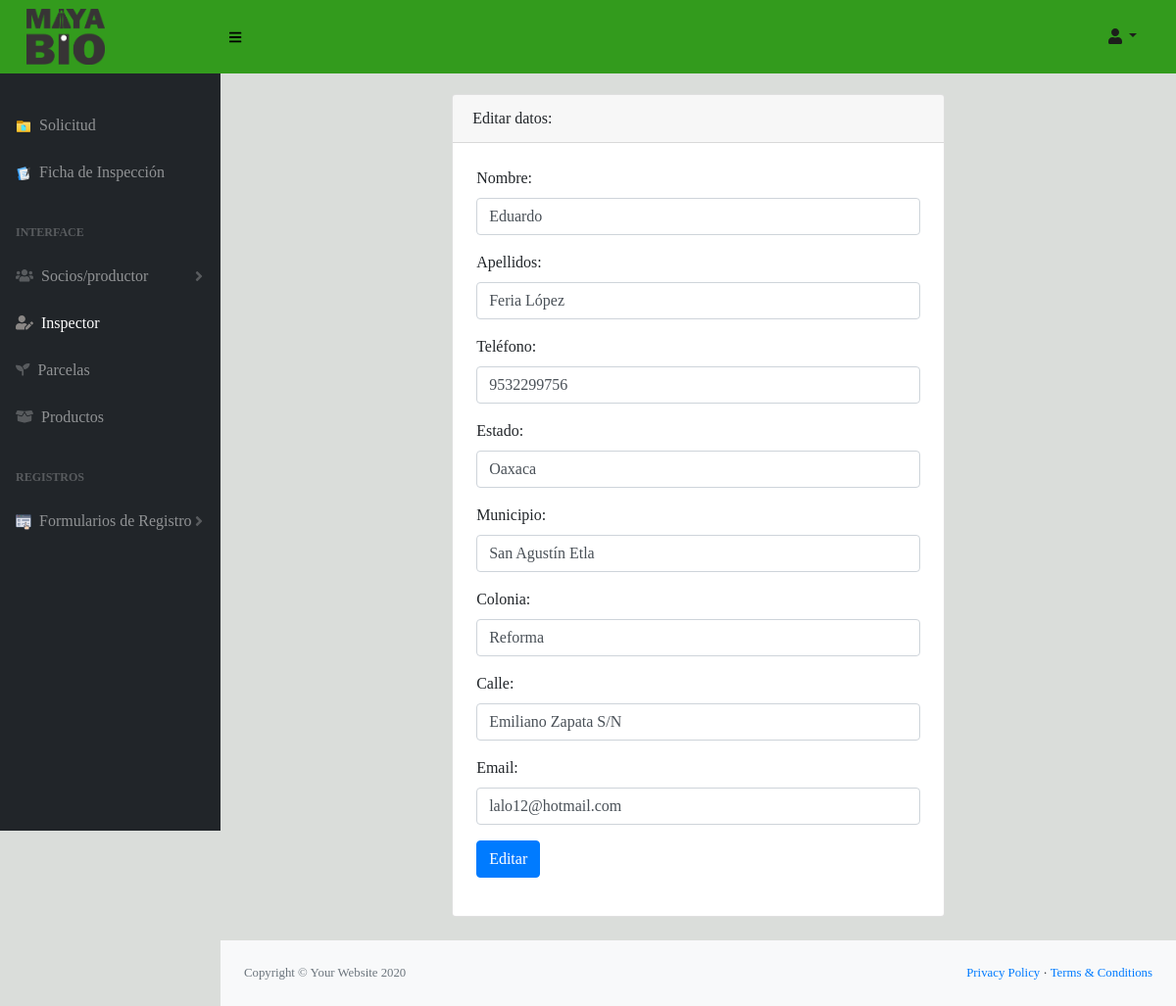
/editar.php?codigo=2, run on the app's committed database.
### tables this page shows
CREATE TABLE `persona` (
  `codigo` int(11) NOT NULL,
  `nombre` varchar(50) NOT NULL,
  `apellidos` varchar(50) NOT NULL,
  `telefono` varchar(20) NOT NULL,
  `estado` varchar(100) NOT NULL,
  `municipio` varchar(100) NOT NULL,
  `colonia` varchar(100) NOT NULL,
  `calle` varchar(100) NOT NULL,
  `email` varchar(100) NOT NULL
);

### editar.php (the view, shortened to what this page needs)
<?php include 'template/header.php' ?>
<?php
    include_once 'model/conexion.php';
    $codigo = $_GET['codigo'];
    $sentencia = $bd->prepare("select * from persona where codigo = ?;");
    $sentencia->execute([$codigo]);
    $persona = $sentencia->fetch(PDO::FETCH_OBJ);
?>
<!DOCTYPE html>
<html lang="en">
<head>
    <link href="css/styles.css" rel="stylesheet" />
    <link rel="stylesheet" href="css/form.css"/>
    <link rel="stylesheet" href="css/tabla.css"/>
    <link href="https://cdn.datatables.net/1.10.20/css/dataTables.bootstrap4.min.css" rel="stylesheet" />
</head>
    <body class="sb-nav-fixed">
        <nav class="sb-topnav navbar navbar-expand navbar-dark bg-dark">
			<div class="logo">
				<a class="navbar-brand" href="./principal/index.html" > <img src="./images/MAYABIO-BN.png" alt="#">
				</a><button class="btn btn-link btn-sm order-1 order-lg-0" id="sidebarToggle" href="" ><i class="fas fa-bars"></i></button>
			</div>
            <ul class="navbar-nav ml-auto mr-0 mr-md-3 my-2 my-md-0">
                <li class="nav-item dropdown">
                    <a class="nav-link dropdown-toggle" id="userDropdown" href="#" role="button" data-toggle="dropdown" aria-haspopup="true" aria-expanded="false"><i class="fas fa-user fa-fw"></i></a>
                </li>
            </ul>
        </nav>
        <div id="layoutSidenav">
        <div id="layoutSidenav_nav">
                <br><br>
                <nav class="sb-sidenav accordion sb-sidenav-dark" id="sidenavAccordion">
                    <div class="sb-sidenav-menu">
                        <div class="nav">
                            <a class="nav-link" href="./solicitud/agregar.solicitud.php">
                                <div class="sb-nav-link-icon">
                                    <img src="./icon/solicitud.png" alt="">
                                </div> Solicitud
                            </a>
                            <a class="nav-link" href="./ficha.inspeccion/agregar.inspeccion.php">
                                <div class="sb-nav-link-icon">
                                    <img src="./icon/inspector.png" width: 40px>
                                </div> Ficha de Inspección
                            </a>
                            <div class="sb-sidenav-menu-heading">Interface</div>
                            <a class="nav-link collapsed" href="#" data-toggle="collapse" data-target="#collapseLayouts" aria-expanded="false" aria-controls="collapseLayouts">
                                <div class="sb-nav-link-icon">
                                    <i class="fas fa-users"></i>
                                </div>Socios/productor
                                <div class="sb-sidenav-collapse-arrow">
                                    <i class="fas fa-angle-down"></i>
                                </div>
                            </a>
                            <a class="nav-link" href="">
                                <div class="sb-nav-link-icon">
                                    <i class='fas fa-user-edit fa-1x' style='color:#8a8785'></i>
                                </div> Inspector
                            </a>
                            <a class="nav-link" href="./parcelas/parcelas.php">
                                <div class="sb-nav-link-icon">
                                    <i class="fas fa-seedling"></i>
                                </div> Parcelas
                            </a>
                            <a class="nav-link" href="./productos-agregar/productos.php">
                                <div class="sb-nav-link-icon">
                                    <i class="fas fa-box-open"></i>
                                </div> Productos
                            </a>
                            <div class="sb-sidenav-menu-heading">Registros</div>
                                <a class="nav-link collapsed" href="#" data-toggle="collapse" data-target="#collapsePages" aria-expanded="false" aria-controls="collapsePages">
                                    <div class="sb-nav-link-icon">
                                        <img src="./icon/registro.png">
                                    </div> Formularios de Registro
                                    <div class="sb-sidenav-collapse-arrow"><i class="fas fa-angle-down"></i></div>
                                </a>
                            <br><br>
                        </div>
                    </div>
                </nav>
            </div>
            <div id="layoutSidenav_content">
                <main>
                    <div class="container-fluid">
                        <br>
                        <div class="container mt-3">
                            <div class="row justify-content-center">
                                <div class="col-md-7">
                                    <div class="card">
                                        <div class="card-header">
                                            Editar datos:
                                        </div>
                                        <form class="p-4" method="POST" action="editarProceso.php">
                                            <div class="mb-3">
                                                <label class="form-label">Nombre: </label>
                                                <input type="text" class="form-control" name="txtNombre" required
                                                value="<?php echo $persona->nombre; ?>">
                                            </div>
                                            <div class="mb-3">
                                                <label class="form-label">Apellidos: </label>
                                                <input type="text" class="form-control" name="txtApellidos" autofocus required
                                                value="<?php echo $persona->apellidos; ?>">
                                            </div>
                                            <div class="mb-3">
                                                <label class="form-label">Teléfono: </label>
                                                <input type="text" class="form-control" name="txtTelefono" autofocus required
                                                value="<?php echo $persona->telefono; ?>">
                                            </div>
                                            <div class="mb-3">
                                                <label class="form-label">Estado: </label>
                                                <input type="text" class="form-control" name="txtEstado" autofocus required
                                                value="<?php echo $persona->estado; ?>">
                                            </div>
                                            <div class="mb-3">
                                                <label class="form-label">Municipio: </label>
                                                <input type="text" class="form-control" name="txtMunicipio" autofocus required
                                                value="<?php echo $persona->municipio; ?>">
                                            </div>
                                            <div class="mb-3">
                                                <label class="form-label">Colonia: </label>
                                                <input type="text" class="form-control" name="txtColonia" autofocus required
                                                value="<?php echo $persona->colonia; ?>">
                                            </div>
                                            <div class="mb-3">
                                                <label class="form-label">Calle: </label>
                                                <input type="text" class="form-control" name="txtCalle" autofocus required
                                                value="<?php echo $persona->calle; ?>">
                                            </div>
                                            <div class="mb-3">
                                                <label class="form-label">Email: </label>
                                                <input type="text" class="form-control" name="txtEmail" autofocus required
                                                value="<?php echo $persona->email; ?>">
                                            </div>
                                            <div class="d-grid">
                                                <input type="submit" class="btn btn-primary" value="Editar">
                                            </div>
                                        </form>
                                    </div>
                                </div>
                            </div>
                        </div>
                    </div>
                </main>
                <br>
                <footer class="py-4 bg-light mt-auto">
                        <div class="container-fluid">
                            <div class="d-flex align-items-center justify-content-between small">
                                <div class="text-muted">Copyright &copy; Your Website 2020</div>
                                <div>
                                    <a href="#">Privacy Policy</a>
                                    &middot;
                                    <a href="#">Terms &amp; Conditions</a>
                                </div>
                            </div>
                        </div>
                    </footer>
                </div>
            </div>
</body>
</html>
<?php include 'template/footer.php' ?>

### css/form.css (style rules this page uses)
body { font-family: Tahoma; background: #daddda; background-image: url(""); }
input { margin-bottom: 15px; padding: 15px; font-size: 16px; border-radius: 3px; border: 1px solid darkgray; }

### editar.php (style rules this page uses)
.logo img { padding: 10px; margin: 1px; left: -right; width: 100px; }

### data on the page
persona: txtNombre "Eduardo", txtApellidos "Feria López", txtTelefono "9532299756", txtEstado "Oaxaca", txtMunicipio "San Agustín Etla", txtColonia "Reforma", txtCalle "Emiliano Zapata S/N", txtEmail "lalo12@hotmail.com"
